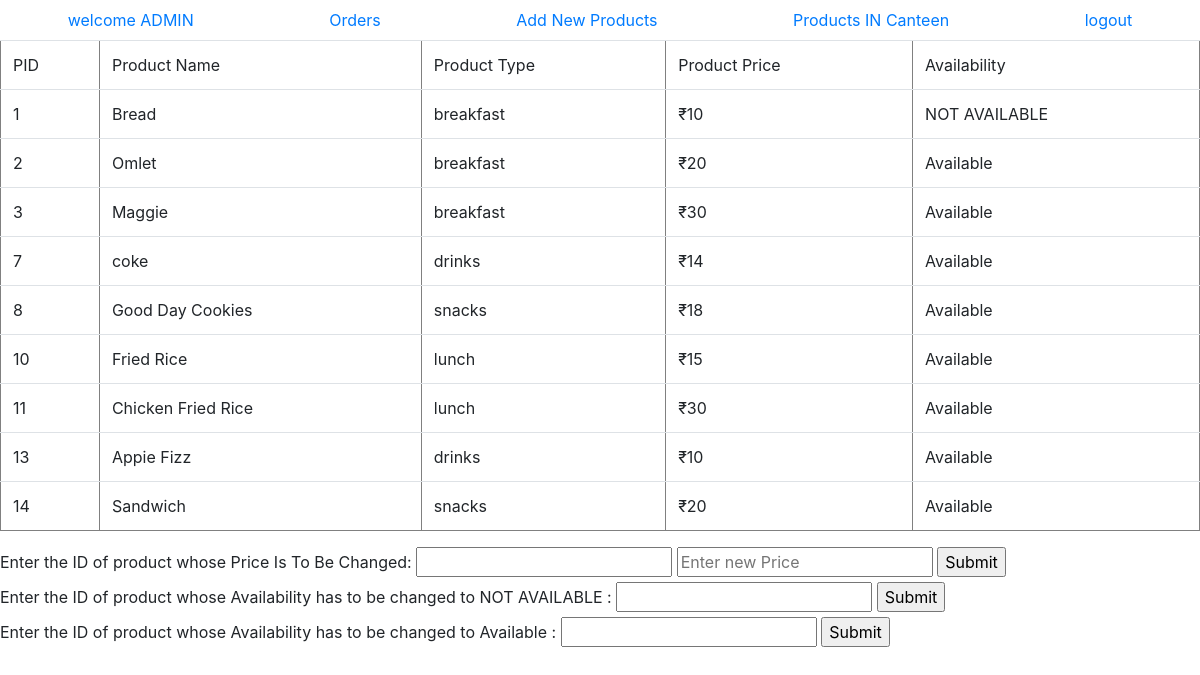
The app's page /avai.php with its own data.
### tables this page shows
CREATE TABLE `products` (
  `id` int(11) NOT NULL,
  `pname` varchar(70) NOT NULL,
  `ptype` varchar(80) NOT NULL,
  `price` varchar(70) NOT NULL,
  `avail` varchar(90) NOT NULL DEFAULT 'Available'
);

### avai.php (the view, shortened to what this page needs)
<!DOCTYPE html>
<html lang="en" dir="ltr">
  <head>
    <link rel="stylesheet" href="https://stackpath.bootstrapcdn.com/bootstrap/4.3.1/css/bootstrap.min.css">
  </head>
  <body>
    <ul class="nav nav-pills nav-fill">
  <li class="nav-item">
    <a class="nav-link " href="adminhomepage.php" >welcome ADMIN</a>
  </li>
  <li class="nav-item">
    <a class="nav-link " href="adpro.php" target="_parent">Orders</a>
  </li>
  <li class="nav-item">
    <a class="nav-link" href="newp.html">Add New Products</a>
  </li>
  <li class="nav-item">
    <a class="nav-link" href="avai.php"> Products IN Canteen</a>
  </li>
  <li class="nav-item">
    <a class="nav-link " href="logout.php" >logout</a>
  </li>
</ul>
<table class="table" border="1">
  <tr>
    <td>PID</td>
    <td>Product Name</td>
    <td>Product Type</td>
    <td>Product Price</td>
    <td>Availability</td>
  </tr>
  <?php
$servername = "localhost";
$username = "root";
$password = "root";
$dbname = "canteen";
$conn = new mysqli($servername, $username, $password, $dbname);
$sql = "SELECT * FROM products";
$result = $conn->query($sql);
if ($result->num_rows > 0) {
   while($row = $result->fetch_assoc()) {
     echo "<tr><td>";
     echo $row['id'];
     echo "</td><td>";
     echo $row['pname'];
     echo "</td><td>";
     echo $row['ptype'];
     echo "</td><td>";
     echo "₹".$row['price'];
      echo "</td><td>";
       echo $row['avail'];
     echo "</td></tr>";
   }
}
 ?>
</table>
<form method="post">
  <label for="pid">Enter the ID of product whose Price Is To Be Changed:</label>
  <input type="text" name="ID" id="ID">
  <input type="text" name="newp" placeholder="Enter new Price">
  <input type="submit" name="sunl" value="Submit">
</form>
 <form method="post">
   <label for="pid">Enter the ID of product whose Availability has to be changed to NOT AVAILABLE :</label>
   <input type="text" name="ID" id="ID">
   <input type="submit" name="sunll" value="Submit">
 </form>
  <form method="post">
    <label for="pid">Enter the ID of product whose Availability has to be changed to  Available :</label>
    <input type="text" name="ID" id="ID">
    <input type="submit" name="sunlll" value="Submit">
  </form>
  </body>
</html>

### records on screen
products: id "1", pname "Bread", ptype "breakfast", price "10", avail "NOT AVAILABLE"
products: id "2", pname "Omlet", ptype "breakfast", price "20", avail "Available"
products: id "3", pname "Maggie", ptype "breakfast", price "30", avail "Available"
products: id "7", pname "coke", ptype "drinks", price "14", avail "Available"
products: id "8", pname "Good Day Cookies", ptype "snacks", price "18", avail "Available"
products: id "10", pname "Fried Rice", ptype "lunch", price "15", avail "Available"
products: id "11", pname "Chicken Fried Rice", ptype "lunch", price "30", avail "Available"
products: id "13", pname "Appie Fizz", ptype "drinks", price "10", avail "Available"
products: id "14", pname "Sandwich", ptype "snacks", price "20", avail "Available"
